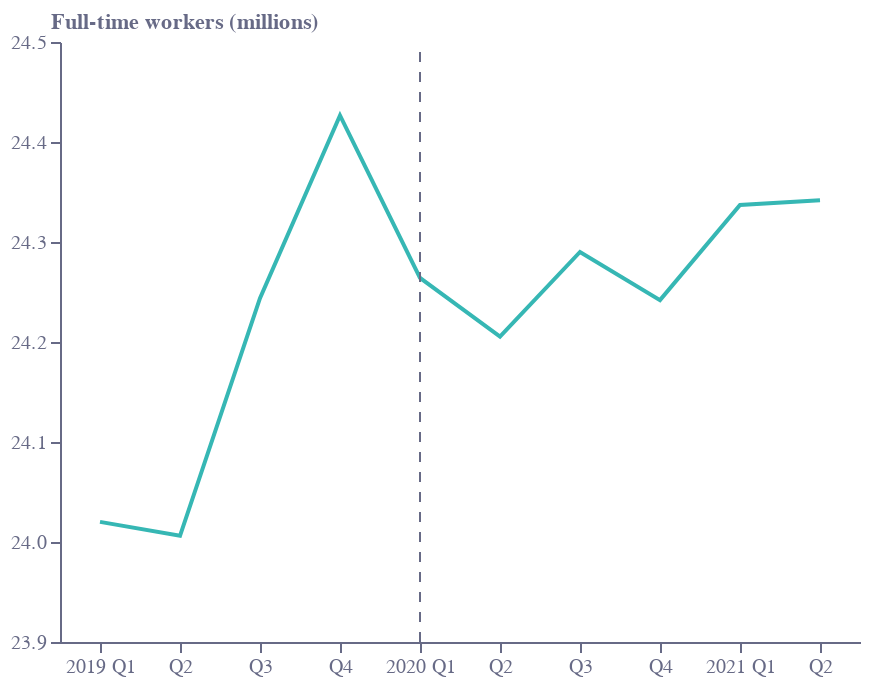

Notebook code cell kept with this figure:
### Code cell
base = alt.Chart(f1a).encode(
    x=alt.X(
        "label:N",
        sort=[],
        axis=alt.Axis(
            grid=False,
            titleAlign="right",
            titleAnchor="end",
            title="",
            labelColor=colors["eco-gray"],
            titleColor=colors["eco-gray"],
            tickColor=colors["eco-gray"],
            domainColor=colors["eco-gray"],
            tickCount=10,
            orient="bottom",
            labelAngle=0,
            labelExpr="indexof(datum.value,'Q1')>-1?slice(datum.value,0,4)+' '+slice(datum.value,4):slice(datum.value,4)",
        ),
    )
)
line1 = base.mark_line(color=colors["eco-turquiose"], strokeWidth=2).encode(
    y=alt.Y(
        "full:Q",
        sort=[],
        axis=alt.Axis(
            grid=False,
            title="Full-time workers (millions)",
            titleX=-5,
            titleY=-5,
            titleBaseline="bottom",
            titleAngle=0,
            titleAlign="left",
            labelColor=colors["eco-gray"],
            titleColor=colors["eco-gray"],
            tickColor=colors["eco-gray"],
            domainColor=colors["eco-gray"],
        ),
        scale=alt.Scale(domain=[23.9, 24.5]),
    )
)
axis1 = (
    alt.Chart(pd.DataFrame([{"x": "2020Q1", "y": 23.9}, {"x": "2020Q1", "y": 24.5}]))
    .mark_line(strokeWidth=1, strokeDash=[5, 5], color=colors["eco-gray"])
    .encode(x=alt.X("x:N", sort=[]), y="y:Q")
)
layer1 = (
    ((line1 + axis1).properties(height=300, width=400))
    .configure_view(stroke=None)
    .properties(title="")
)
layer1.save("visualisation/" + f + ".json")
layer1.save("visualisation/" + f + ".png")
open("README.md", "w").write(readme)
layer1

### Figure 1 — Vega-Lite specification as saved in the notebook (floating-point values rounded to 4 significant figures)
{"config": {"view": {"continuousWidth": 400, "continuousHeight": 300, "stroke": null}}, "layer": [{"data": {"name": "data-43cdff0454b140eca68c40cffdc577c5"}, "mark": {"type": "line", "color": "#36B7B4", "strokeWidth": 2}, "encoding": {"x": {"type": "nominal", "axis": {"domainColor": "#676A86", "grid": false, "labelAngle": 0, "labelColor": "#676A86", "labelExpr": "indexof(datum.value,'Q1')>-1?slice(datum.value,0,4)+' '+slice(datum.value,4):slice(datum.value,4)", "orient": "bottom", "tickColor": "#676A86", "tickCount": 10, "title": "", "titleAlign": "right", "titleAnchor": "end", "titleColor": "#676A86"}, "field": "label", "sort": []}, "y": {"type": "quantitative", "axis": {"domainColor": "#676A86", "grid": false, "labelColor": "#676A86", "tickColor": "#676A86", "title": "Full-time workers (millions)", "titleAlign": "left", "titleAngle": 0, "titleBaseline": "bottom", "titleColor": "#676A86", "titleX": -5, "titleY": -5}, "field": "full", "scale": {"domain": [23.9, 24.5]}, "sort": []}}}, {"data": {"name": "data-1a21c0b93e661428b348a579e7213c19"}, "mark": {"type": "line", "color": "#676A86", "strokeDash": [5, 5], "strokeWidth": 1}, "encoding": {"x": {"type": "nominal", "field": "x", "sort": []}, "y": {"type": "quantitative", "field": "y"}}}], "height": 300, "title": "", "width": 400, "$schema": "https://vega.github.io/schema/vega-lite/v4.8.1.json", "datasets": {"data-43cdff0454b140eca68c40cffdc577c5": [{"full": 24.02, "part": 8.561, "year": 2019, "q": 1, "label": "2019Q1"}, {"full": 24.01, "part": 8.689, "year": 2019, "q": 2, "label": "2019Q2"}, {"full": 24.24, "part": 8.499, "year": 2019, "q": 3, "label": "2019Q3"}, {"full": 24.43, "part": 8.499, "year": 2019, "q": 4, "label": "2019Q4"}, {"full": 24.26, "part": 8.686, "year": 2020, "q": 1, "label": "2020Q1"}, {"full": 24.21, "part": 8.28, "year": 2020, "q": 2, "label": "2020Q2"}, {"full": 24.29, "part": 8.02, "year": 2020, "q": 3, "label": "2020Q3"}, {"full": 24.24, "part": 7.894, "year": 2020, "q": 4, "label": "2020Q4"}, {"full": 24.34, "part": 7.781, "year": 2021, "q": 1, "label": "2021Q1"}, {"full": 24.34, "part": 7.832, "year": 2021, "q": 2, "label": "2021Q2"}], "data-1a21c0b93e661428b348a579e7213c19": [{"x": "2020Q1", "y": 23.9}, {"x": "2020Q1", "y": 24.5}]}}
